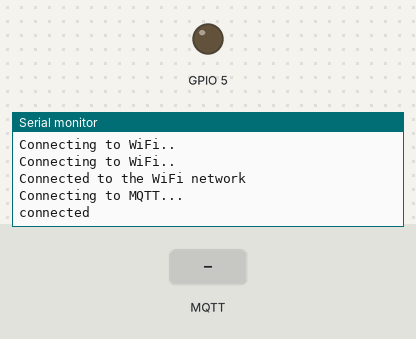
A sketch run on a simulated ESP8266 (NodeMCU). On the bench: output pins drawn as LEDs (lit = HIGH), the last lines printed to the serial monitor. Inputs (shaded band) come from the test bench. WiFi joins after 1.5 s; servers stay silent unless stated; no MQTT or app messages arrive unless stated.

Above: at 2.7 s.
2.8 s: MQTT message "N" arrives on the first subscribed topic
At 3.6 s:
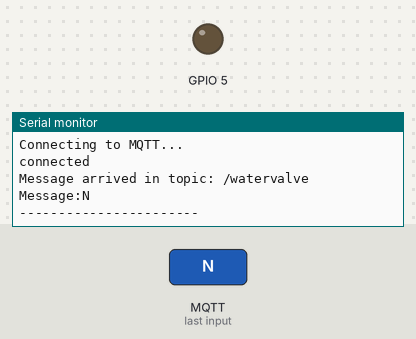
4.3 s: MQTT message "F" arrives on the first subscribed topic
At 4.8 s:
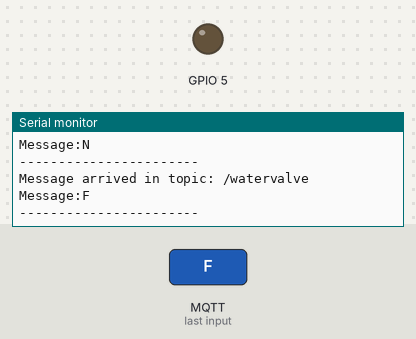
5.8 s: MQTT message "1" arrives on the first subscribed topic
At 7.1 s:
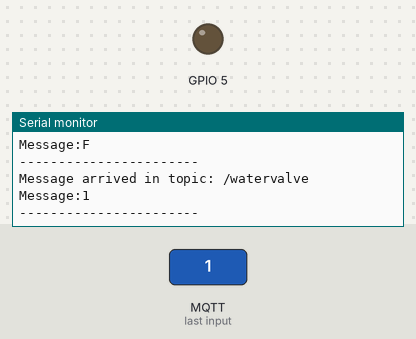

Measured:
- after the input at 2.8 s, the serial monitor: prints a new line at once (image 1)
- after the input at 4.3 s, the serial monitor: prints a new line at once (image 2)
- after the input at 5.8 s, the serial monitor: prints a new line at once (image 3)

The sketch:

esp8266_mqttValve.ino
```cpp
/*
  esp8266_Kemetmqtt
  sketch to control a water valve thru an mqtt server by publishing an ON to turn the valve ON and OFF for OFF.

*/

#include <ESP8266WiFi.h>
#include <PubSubClient.h>

const char* ssid = "yourwifissid";
const char* password =  "yourwifipassword";
const char* mqttServer = "yourmqttserverIP";
const int mqttPort = 1883;
const char* mqttUser = "mqttuser";
const char* mqttPassword = "mqttpassword";

WiFiClient espClient;
PubSubClient client(espClient);


// the setup function runs once when you press reset or power the board
void setup() {
  // Serial for debug
  Serial.begin(115200);
  // initialize digital pin 5 GPIO5 as output to the Crydom Solid State Relay
  pinMode(5, OUTPUT);
  WiFi.begin(ssid, password);
  while (WiFi.status() != WL_CONNECTED) {
    delay(500);
    Serial.println("Connecting to WiFi..");
  }
  Serial.println("Connected to the WiFi network");

  client.setServer(mqttServer, mqttPort);
  client.setCallback(callback);

  while (!client.connected()) {
    Serial.println("Connecting to MQTT...");
    // use different name for this one
    if (client.connect("solenoid", mqttUser, mqttPassword )) {

      Serial.println("connected");

    } else {

      Serial.print("failed with state ");
      Serial.print(client.state());
      delay(2000);

    }
  }

  client.publish("/watervalve", "Hello from ESP8266-03 Relay");
  client.subscribe("/watervalve");

}


// the loop function runs over and over again forever
void loop() {
  // all the action is in the message queue callback
  client.loop();
}


void callback(char* topic, byte* payload, unsigned int length) {

  Serial.print("Message arrived in topic: ");
  Serial.println(topic);

  Serial.print("Message:");
  for (int i = 0; i < length; i++) {
    Serial.print((char)payload[i]);
  }

  Serial.println();
  Serial.println("-----------------------");

  // got ON message in /watervalve topic
  if ( (char)payload[1] == 'N' ) {
    digitalWrite(5,HIGH);
  }
  // got OFF message in /watervalve topic
  if ( (char)payload[1] == 'F' ) {
    digitalWrite(5,LOW);
  }

}
```
